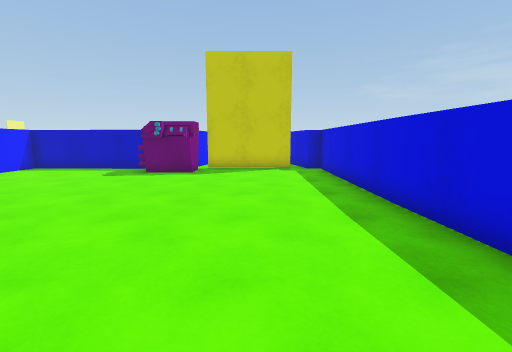
view 1 (above)

14 first-person views from a walk through a scene from a Unity 3-D project. The camera is 1.3 m above the floor, tilts 8° down and sees 90° across. The floor is counted in squares, 0.94 m on a side. Each view is taken from the middle of a square. On the plan, view 1 faces up. The plan holds only what a view shows up to about 13 squares ahead; the rest is blank. The place goes on beyond the plan. The player character is not drawn.

view 2
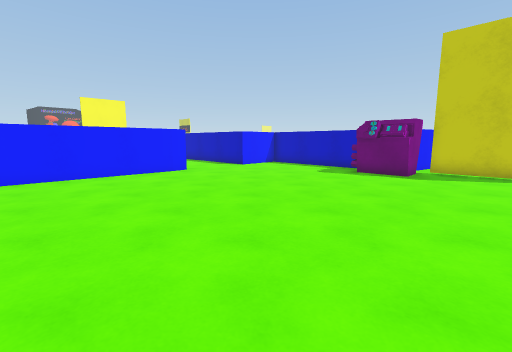

view 3
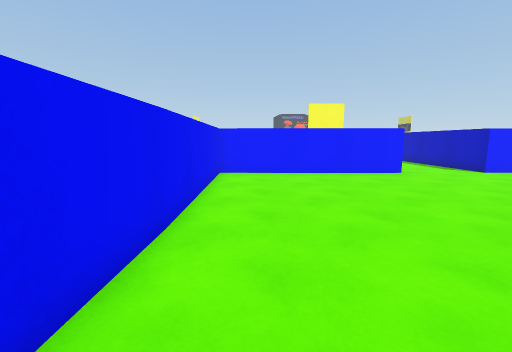

view 4
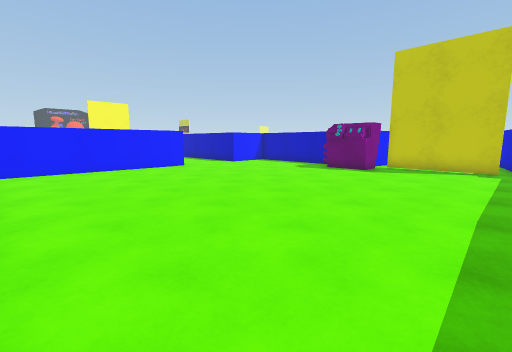

view 5
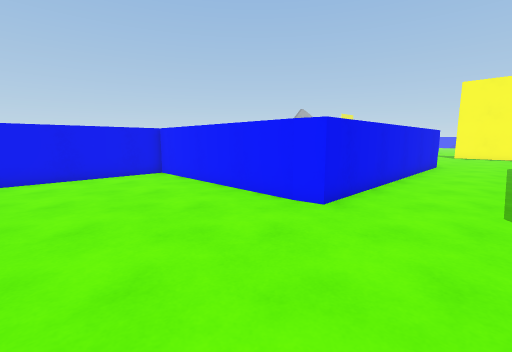

view 6
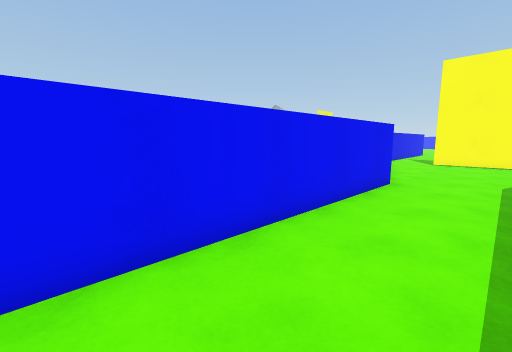

view 7
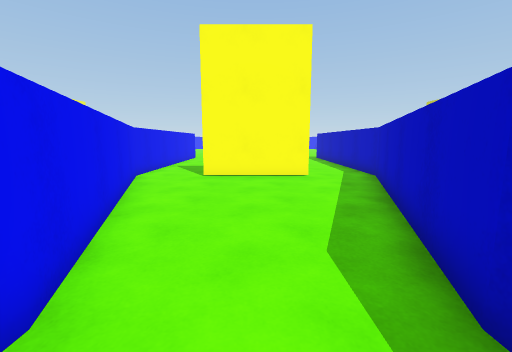

view 8
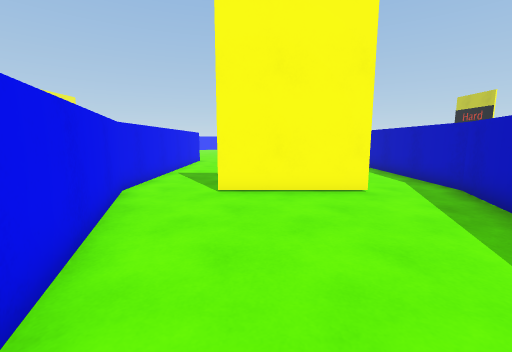

view 9
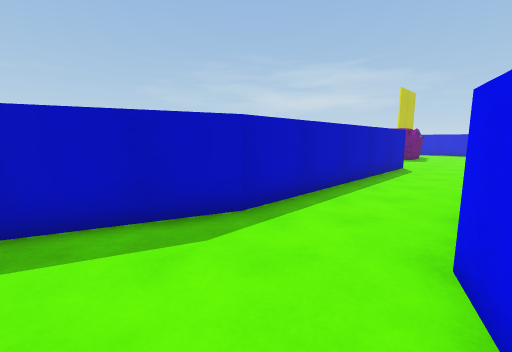

view 10
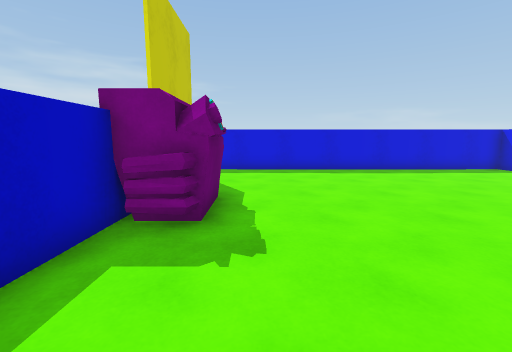

view 11
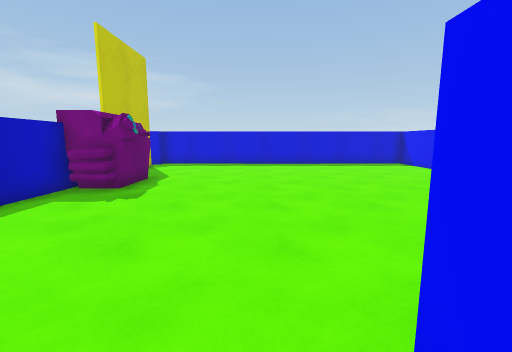

view 12
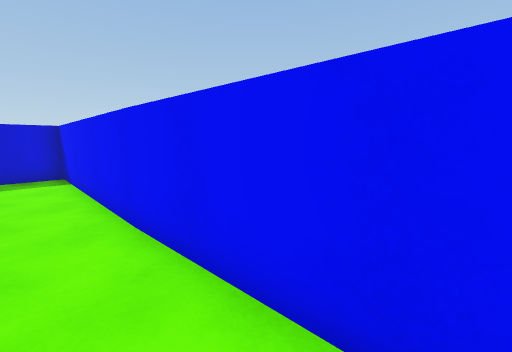

view 13
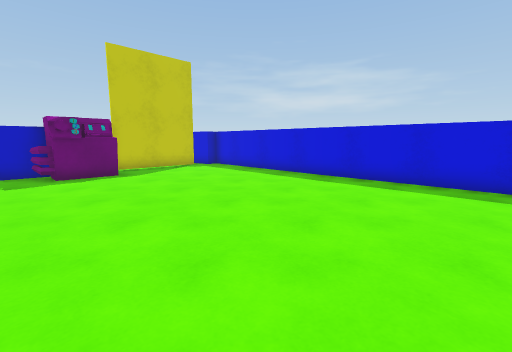

view 14
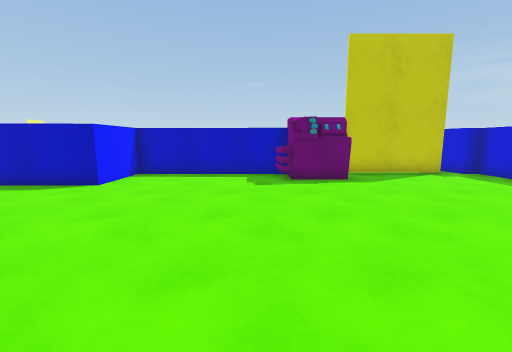

### Floor plan
Points are (right, up) in squares from view 1. A wall is a line through its corners. A room is listed if a view was taken in it or the views show most of it. See-through windows are left out.
Room 1 (views 1, 2, 3, 4, 5, 6, 7, 8, 9, 10, 11, 12, 13, 14)
walls: (-10.8, 5.6) (-10.9, -1.5) (3.2, -1.3); (-4.9, 12.4) (-10.7, 12.5) (-10.7, 9.8) (-21.7, 9.7) (-29.2, 12.4); (1.8, 12.6) (-2.4, 12.6); (2.5, 12.6) (2.3, 13.6); (3.2, -1.7) (2.9, 12.6); (-29, 3.6) (-21.7, 6.3) (-10.9, 6.2) (-10.7, 5.4); (-29.8, 10.1) (-29.8, 5.9)
ways out: opening at (-30, 5); opening at (-30, 11)
objects: terminal (-5, 11) to (-3, 12)

Where each view was taken, in squares from view 1:
view 1: 0 up, 0 right, facing up
view 2: 0 up, 0 right, facing up-left
view 3: 0 up, 0 right, facing left
view 4: 1 down, 2 right, facing up-left
view 5: 9 up, 6 left, facing down-left
view 6: 9 up, 13 left, facing down-left
view 7: 8 up, 20 left, facing left
view 8: 7 up, 23 left, facing left
view 9: 6 up, 25 left, facing up-right
view 10: 10 up, 9 left, facing right
view 11: 7 up, 12 left, facing right
view 12: 0 up, 8 left, facing down-right
view 13: 0 up, 6 left, facing up-right
view 14: 2 up, 6 left, facing up
